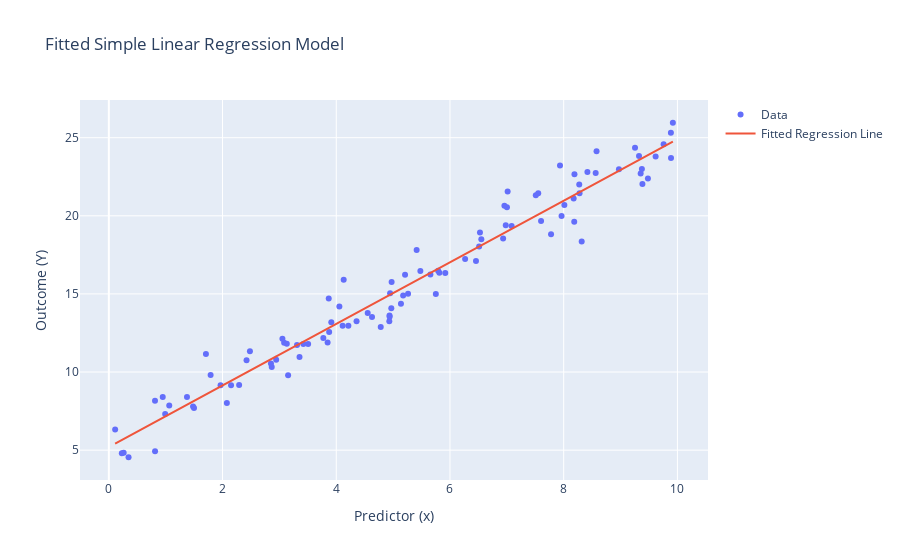

The code cell stored with this chart in its notebook:
### Markdown cell above
### Steps:
1. Simulate a dataset based on our theoretical Simple Linear Regression model.
2. Use `statsmodels` to fit a regression model to the data.
3. Visualize the original data points and the fitted regression line.

Here’s the code to demonstrate these steps:

### Code cell
import numpy as np
import pandas as pd
import plotly.graph_objects as go
import statsmodels.formula.api as smf

# Define parameters for the regression model
n = 100  # Sample size
beta0 = 5  # Intercept
beta1 = 2  # Slope
sigma = 1  # Standard deviation of the error term

# Generate predictor variable x from a uniform distribution
x = np.random.uniform(0, 10, n)

# Generate error terms from a normal distribution
errors = np.random.normal(0, sigma, n)

# Generate outcome variable Y according to the theoretical model
Y = beta0 + beta1 * x + errors

# Create a pandas DataFrame for use with statsmodels
data = pd.DataFrame({'x': x, 'Y': Y})

# Fit a Simple Linear Regression model using statsmodels
model = smf.ols(formula='Y ~ x', data=data).fit()

# Print the summary of the fitted model
print(model.summary())

# Predicted values based on the fitted model
data['Y_pred'] = model.predict(data['x'])

# Visualization using Plotly
fig = go.Figure()

# Scatter plot of the actual data points
fig.add_trace(go.Scatter(x=data['x'], y=data['Y'], mode='markers', name='Data'))

# Line plot of the fitted regression line
fig.add_trace(go.Scatter(x=data['x'], y=data['Y_pred'], mode='lines', name='Fitted Regression Line'))

fig.update_layout(title="Fitted Simple Linear Regression Model",
                  xaxis_title="Predictor (x)",
                  yaxis_title="Outcome (Y)")
fig.show()
